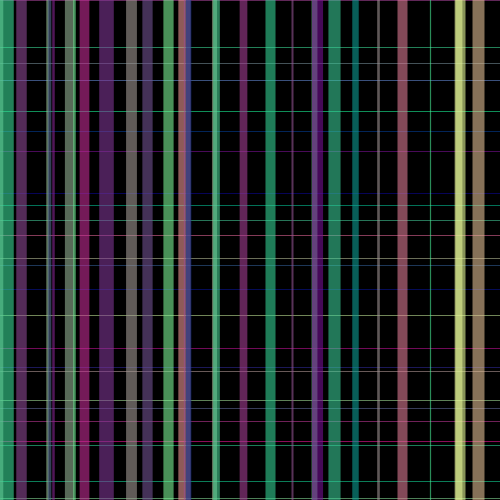
Frame 1 (no input)
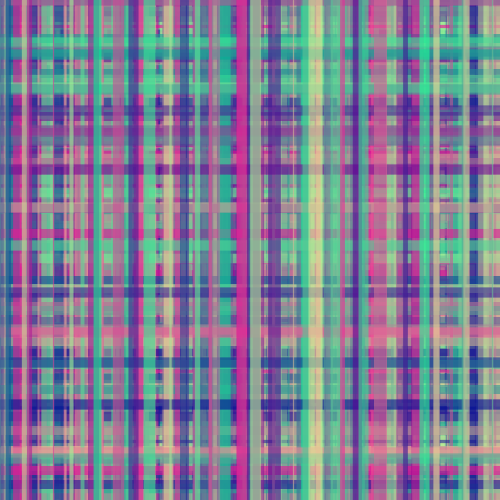
Frame 60 (the mouse pressed at the canvas centre just before this capture)
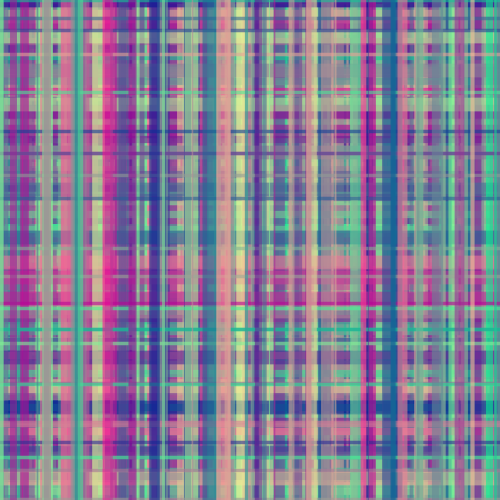
Frame 120 (the mouse held since frame 60 and released just before this capture)

The Processing sketch that drew these frames (run headless with seeded random() and noise(); from frame 60 on, the mouse is pressed at the canvas centre):

// Processing sketch: processing_87733
// ── processing_87733.pde



void setup() {
  size(500, 500);
  smooth();
  background(0);
}

void draw() {
  for (float i=0; i<width;i+=random(0,50)) {
    stroke(random(0, 255), random(0, 255), 150, 150);
    line(0, i, width, i);
  }

  for (float j=0; j<height;j+=random(0,30)) {
    strokeWeight(random(1, 15));
    stroke(random(0, 255), random(0, 255), 150, 150);
    line(j, 0, j, height);
  }
}
